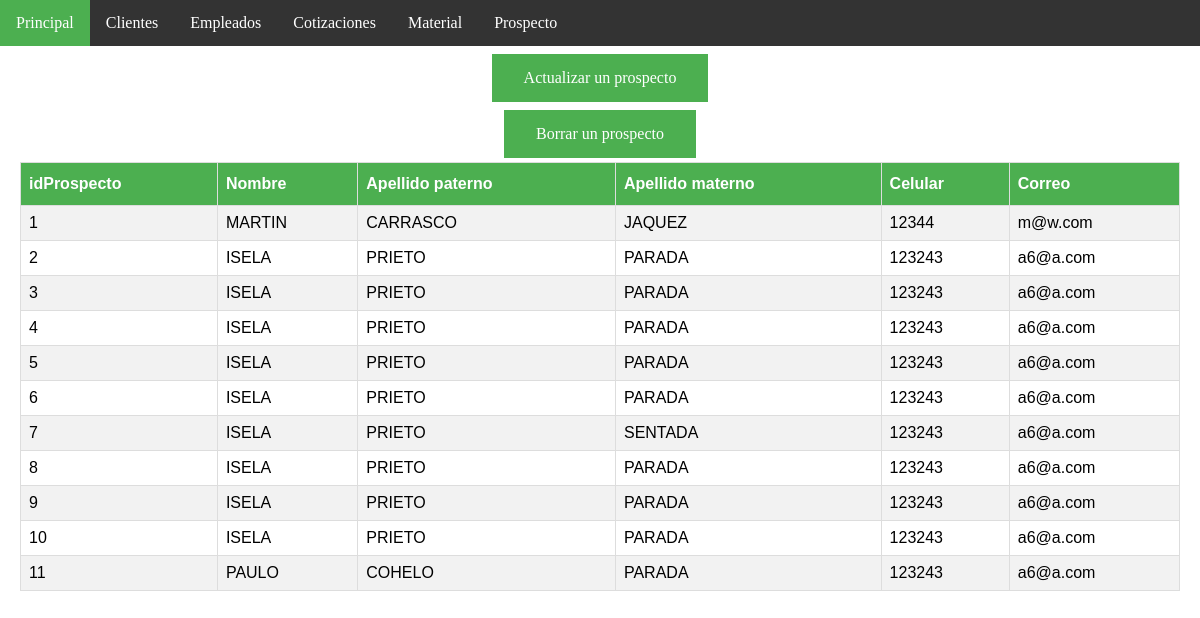
/prospectoAdmon.php (signed in), run on an earlier commit of the app's database.
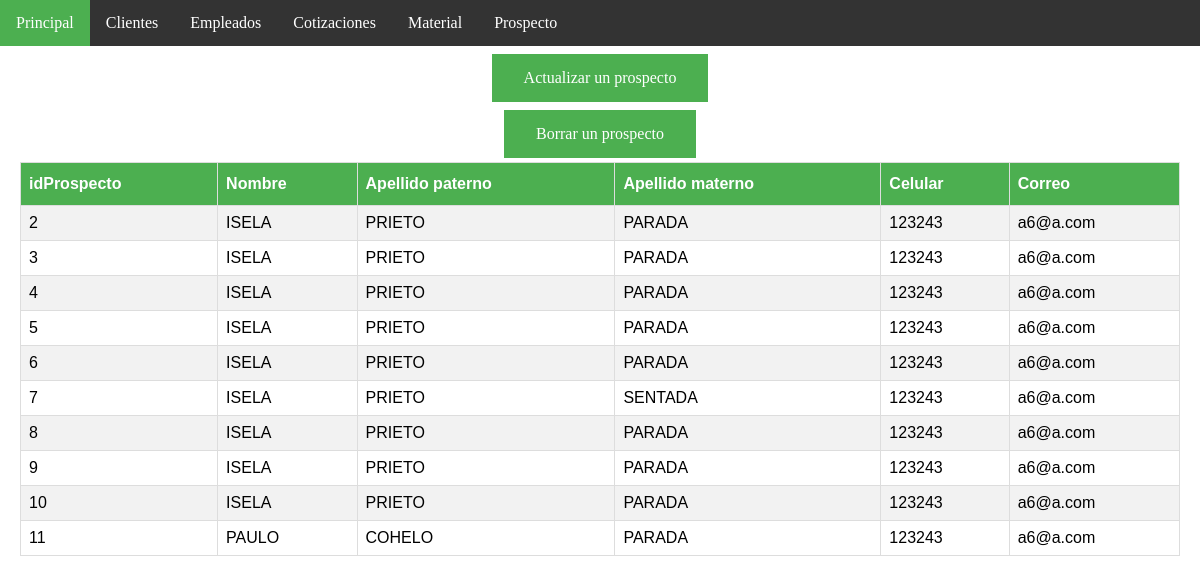
And on a later commit of the database.
### tables this page shows
CREATE TABLE `prospecto` (
  `idProspecto` int(11) NOT NULL AUTO_INCREMENT,
  `nombre` varchar(45) NOT NULL,
  `ape_pat` varchar(45) NOT NULL,
  `ape_mat` varchar(45) NOT NULL,
  `cel` varchar(45) NOT NULL,
  `correo` varchar(45) NOT NULL,
  PRIMARY KEY (`idProspecto`)
);

### prospectoAdmon.php (the view, shortened to what this page needs)
<!DOCTYPE html>
<html>
<head>
	<link rel="stylesheet" type="text/css" href="css/page_style.css">
</head>
<body>
<ul>
  <li><a class="active" href="indexAdmin.php">Principal</a></li>
  <li><a href="clienteAdmon.php">Clientes</a></li>
  <li><a href="empleadoAdmon.php">Empleados</a></li>
  <li><a href="cotizacionAdmon.php">Cotizaciones</a></li>
  <li><a href="materialAdmon.php">Material</a></li>
  <li><a href="prospectoAdmon.php">Prospecto</a></li>
</ul>
<div style="padding:20px;margin-top:30px;height:1500px;">
<div align="center">
	<a class="buttonSha" href="updateProspecto.php">Actualizar un prospecto</a><br>
	<a class="buttonSha" href="deleteProspecto.php">Borrar un prospecto</a><br>
</div>
<?php
	$usuario = "root";
	$servidor = "localhost";
$conexion = mysqli_connect( $servidor, $usuario, "" )
or die ("No se ha podido conectar al servidor BD");
$consulta = "SELECT * FROM prospecto";
$resultado = mysqli_query( $conexion, $consulta )
        or die ( "Algo ha ido mal en la consulta a la base de datos");
echo"<center>";
echo "<table>";
	echo "<tr>";
		echo "<th>idProspecto</th>";
		echo "<th>Nombre</th>";
	    echo "<th>Apellido paterno</th>";
	    echo "<th>Apellido materno</th>";
	    echo "<th>Celular</th>";
	    echo "<th>Correo</th>";
	echo "</tr>";
	while ($registro = mysqli_fetch_array( $resultado ))
		{
		echo "<tr>";
		echo "<td>" . $registro['idProspecto'] . "</td><td>" . $registro['nombre'] . "</td>";
		echo "<td>".$registro['ape_pat']."</td>";
		echo "<td>".$registro['ape_mat']. "</td>";
		echo "<td>".$registro['cel']. "</td>";
		echo "<td>".$registro['correo']. "</td>";
	echo "</tr>";
		}
	echo "</table>";
 ?>
</div>
</body>
</html>

What changed in the data, as far as the page shows it:
removed prospecto: idProspecto "1", nombre "MARTIN", ape_pat "CARRASCO", ape_mat "JAQUEZ", cel "12344", correo "m@w.com"
